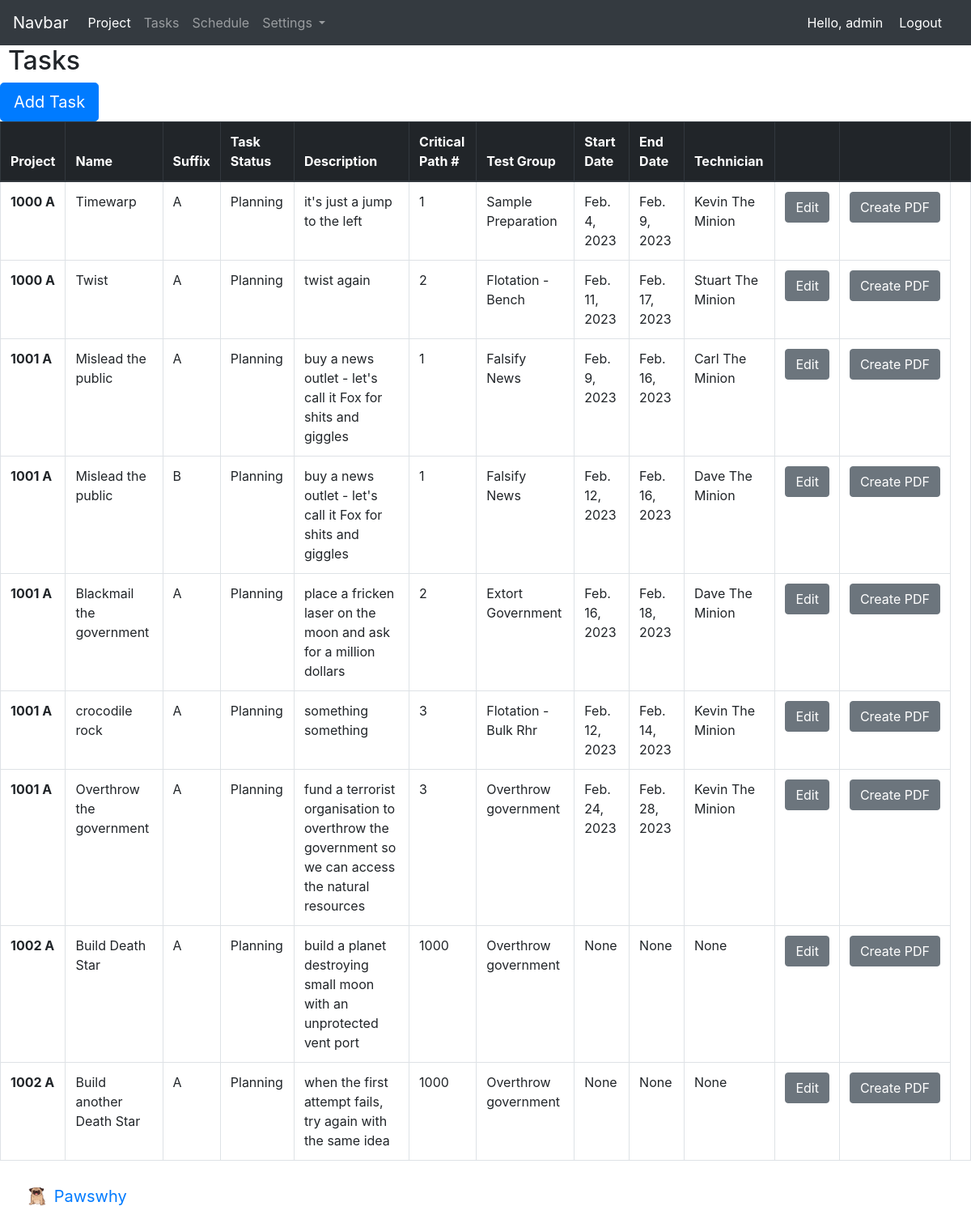
The app's page /task_home_page (signed in) with its own data.
### project/models.py (models this page shows, shortened)
class Task(models.Model):
    task_name = models.CharField(max_length=200)
    task_suffix = models.CharField(max_length=10, choices=suffix, default="A")
    task_description = models.CharField(max_length=5000)
    task_critical_path = models.IntegerField(default=1000)
    task_group = models.ForeignKey(TestList, on_delete=models.CASCADE, default="Nil")
    task_assigned_to = models.ForeignKey(Technician, on_delete=models.CASCADE, blank=True, null=True)
    task_due_date = models.DateField()
    task_created_by = models.CharField(max_length=30, blank=True)
    task_creation_date = models.DateTimeField(auto_now_add=True)
    task_status = models.CharField(max_length=25, choices=status, default='Planning')
    task_shift = models.CharField(max_length=25, choices=shift, default='FD')
    task_start_date = models.DateField(blank=True, null=True)
    task_end_date = models.DateField(blank=True, null=True)
    project = models.ForeignKey(Project, on_delete=models.CASCADE)
    task_pan = models.CharField(max_length=30)
    task_modified_by = models.CharField(max_length=50, blank=True, null=True)
    task_modified_date = models.DateField(blank=True, null=True)
    task_concated_name = models.CharField(max_length=50, blank=True, null=True)

class Project(models.Model):
    project_number = models.CharField(max_length=50)
    project_suffix = models.CharField(max_length=10, choices=suffix, default="A")
    project_owner = models.ForeignKey(ProjectOwners, on_delete=models.CASCADE, blank=True)
    project_priority = models.CharField(max_length=20, choices=project_priority_list, default='1')
    project_status = models.CharField(max_length=25, choices=status, default='Planning')
    project_creation_date = models.DateField(auto_now_add=True)
    project_created_by = models.CharField(max_length=50)
    project_modified_by = models.CharField(max_length=50, null=True)
    project_modified_date = models.DateField(blank=True, null=True)
    project_concated_name = models.CharField(max_length=50, blank=True, null=True)
    def __str__(self):
        return self.project_concated_name

class TestList(models.Model):
    test = models.CharField(max_length=150, blank=True)
    def __str__(self):
        return self.test

class Technician(models.Model):
    first_name = models.CharField(max_length=50)
    last_name = models.CharField(max_length=70)
    email_address = models.CharField(max_length=250, blank=True)
    technician_concat_name = models.CharField(max_length=100, blank=True)
    def __str__(self):
        return self.technician_concat_name

### project/views.py (the view)
# urls.py: path('task_home_page', views.task_home_page, name="task_home_page"),
@login_required(login_url='home_app:login')
def task_home_page(request):
    task_list = Task.objects.all().exclude(task_status='Completed').order_by('project', 'task_critical_path')
    return render(request, 'project/task_home_page.html', {
        'task_list': task_list,
    })

### templates/project/task_home_page.html (shortened to what this page needs)
{% extends 'base.html' %}
{% load static %}
 {% block css_files %}
        <link rel="stylesheet" href="{% static "project/project.css" %}">
  {% endblock %}
{% block content %}
<h2>Tasks</h2>
<a class="btn btn-primary btn-lg" href="{% url 'project_app:add_task' %}" role="button">Add Task</a>
<table class="table table-bordered table-hover">
    <thead class="thead-dark">
    <tr>
        <th scope="col">Project</th>
        <th scope="col">Name</th>
        <th scope="col">Suffix</th>
        <th scope="col">Task Status</th>
        <th scope="col">Description</th>
        <th scope="col">Critical Path #</th>
        <th scope="col">Test Group</th>
        <th scope="col">Start Date</th>
        <th scope="col">End Date</th>
        <th scope="col">Technician</th>
        <th scope="col"></th>
        <th scope="col"></th>
        <th scope="col"></th>
    </tr>
    </thead>
    <tbody>
         {% if task_list %}
    {% for task in task_list %}
        <tr>
            <th scope="row">{{task.project}}</th>
            <td>{{task.task_name}}</td>
            <td>{{task.task_suffix}}</td>
            <td>{{task.task_status}}</td>
            <td>{{task.task_description}}</td>
            <td>{{task.task_critical_path}}</td>
            <td>{{task.task_group}}</td>
            <td>{{task.task_start_date}}</td>
            <td>{{task.task_end_date}}</td>
            <td>{{task.task_assigned_to}}</td>
            {% if request.user.groups.all.0.name == 'Coordinator' %}
                <td><a href="{% url 'project_app:full_edit_task' task.id %}" class="btn btn-secondary"> Edit </a></td>
                <td><a href="{% url 'project_app:task_pdf' task.id %}" class="btn btn-secondary">Create PDF</a></td>
            {% endif %}
        </tr>
    {% endfor %}
{% endif %}
    </tbody>
</table>
{% endblock %}

### templates/header.html (shortened to what this page needs)
<nav class="navbar navbar-expand-lg navbar-dark bg-dark">
  <a class="navbar-brand" href="{% url 'home_app:index' %}">Navbar</a>
  <div class="collapse navbar-collapse" id="navbarSupportedContent">
    <ul class="navbar-nav mr-auto">
      <li class="nav-item active">
        <a class="nav-link" href="{% url 'project_app:project_home_page' %}">Project <span class="sr-only">(current)</span></a>
      </li>
      <li class="nav-item">
        <a class="nav-link" href="{% url 'project_app:task_home_page' %}">Tasks</a>
      </li>
      {% if request.user.groups.all.0.name == 'Coordinator' %}
        <li class="nav-item">
          <a class="nav-link" href="{% url 'schedule_app:schedule_home' %}">Schedule</a>
        </li>
      {% endif %}
      {% if request.user.groups.all.0.name == 'Coordinator' %}
        <li class="nav-item dropdown">
          <a class="nav-link dropdown-toggle" href="#" id="navbarDropdown" role="button" data-toggle="dropdown" aria-haspopup="true" aria-expanded="false">
            Settings
          </a>
        </li>
      {% endif %}
    </ul>
    <span class="hello-msg">Hello, {{ request.user }} </span>
    <span ><a class="hello-msg" href="{% url 'home_app:logout' %}">Logout</a> </span>
  </div>
</nav>

### static/project/project.css (style rules this page uses)
h2 { margin-left: 10px; }

### templates/header.html (style rules this page uses)
.hello-msg { font-size = 18px; color: #fff; margin-right: 20px; }

### records on screen
Task: project "1000 A", task_name "Timewarp", task_suffix "A", task_status "Planning", task_description "it's just a jump to the left", task_critical_path "1", task_group "Sample Preparation", task_start_date "Feb. 4, 2023", task_end_date "Feb. 9, 2023", task_assigned_to "Kevin The Minion"
Task: project "1000 A", task_name "Twist", task_suffix "A", task_status "Planning", task_description "twist again", task_critical_path "2", task_group "Flotation - Bench", task_start_date "Feb. 11, 2023", task_end_date "Feb. 17, 2023", task_assigned_to "Stuart The Minion"
Task: project "1001 A", task_name "Mislead the public", task_suffix "A", task_status "Planning", task_description "buy a news outlet - let's call it Fox for shits and giggles", task_critical_path "1", task_group "Falsify News", task_start_date "Feb. 9, 2023", task_end_date "Feb. 16, 2023", task_assigned_to "Carl The Minion"
Task: project "1001 A", task_name "Mislead the public", task_suffix "B", task_status "Planning", task_description "buy a news outlet - let's call it Fox for shits and giggles", task_critical_path "1", task_group "Falsify News", task_start_date "Feb. 12, 2023", task_end_date "Feb. 16, 2023", task_assigned_to "Dave The Minion"
Task: project "1001 A", task_name "Blackmail the government", task_suffix "A", task_status "Planning", task_description "place a fricken laser on the moon and ask for a million dollars", task_critical_path "2", task_group "Extort Government", task_start_date "Feb. 16, 2023", task_end_date "Feb. 18, 2023", task_assigned_to "Dave The Minion"
Task: project "1001 A", task_name "crocodile rock", task_suffix "A", task_status "Planning", task_description "something something", task_critical_path "3", task_group "Flotation - Bulk Rhr", task_start_date "Feb. 12, 2023", task_end_date "Feb. 14, 2023", task_assigned_to "Kevin The Minion"
Task: project "1001 A", task_name "Overthrow the government", task_suffix "A", task_status "Planning", task_description "fund a terrorist organisation to overthrow the government so we can access the natural resources", task_critical_path "3", task_group "Overthrow government", task_start_date "Feb. 24, 2023", task_end_date "Feb. 28, 2023", task_assigned_to "Kevin The Minion"
Task: project "1002 A", task_name "Build Death Star", task_suffix "A", task_status "Planning", task_description "build a planet destroying small moon with an unprotected vent port", task_critical_path "1000", task_group "Overthrow government", task_start_date "None", task_end_date "None", task_assigned_to "None"
Task: project "1002 A", task_name "Build another Death Star", task_suffix "A", task_status "Planning", task_description "when the first attempt fails, try again with the same idea", task_critical_path "1000", task_group "Overthrow government", task_start_date "None", task_end_date "None", task_assigned_to "None"

### other values on screen
{{ request.user }} "admin"
